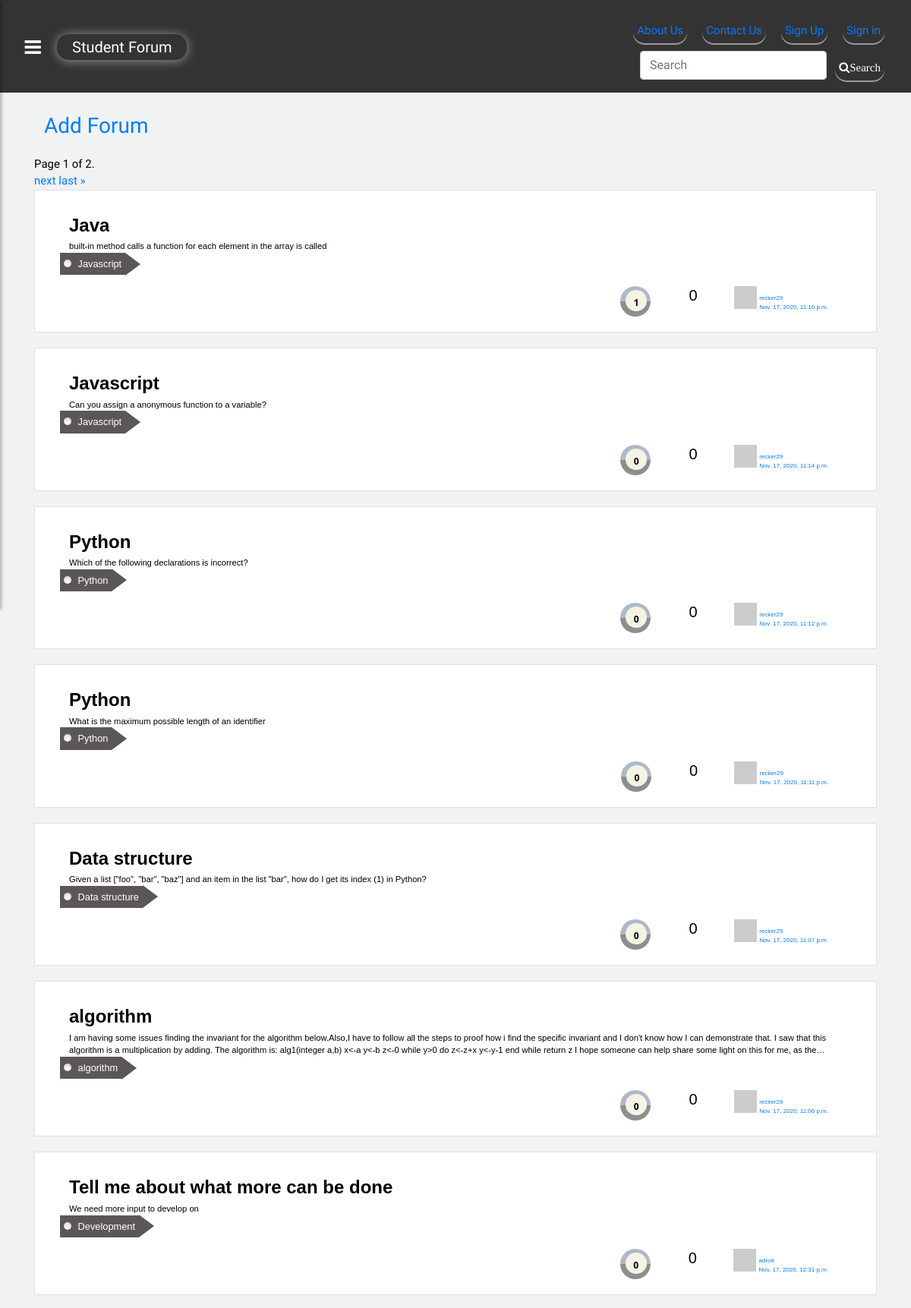
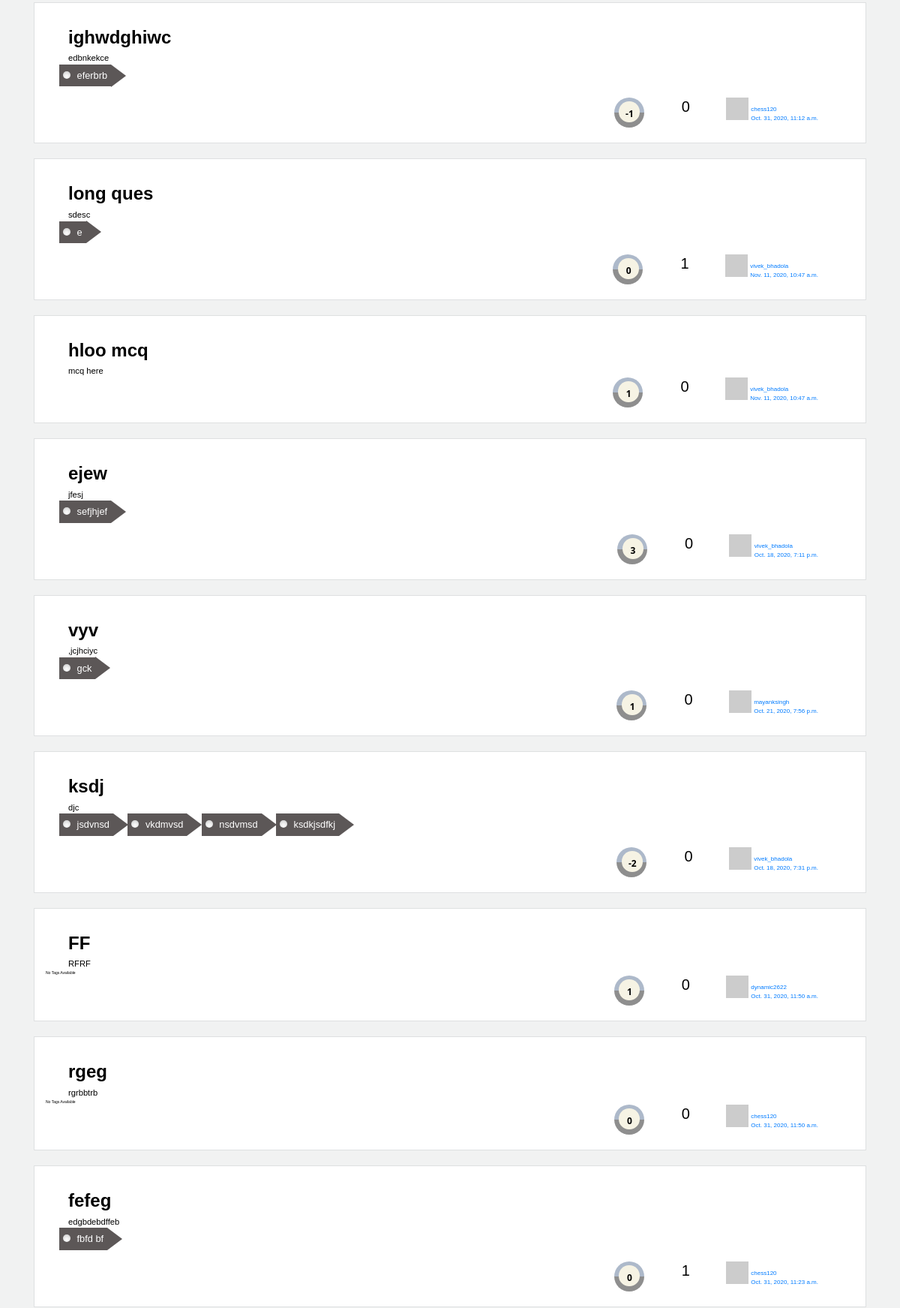
/home/ (upper part), run on the app's committed database (2 pictures, top to bottom).
### home/models.py (models this page shows, shortened)
class forum(models.Model):
    topic= models.CharField(max_length=300)
    description = models.CharField(max_length=1000,blank=True)
    link = models.CharField(max_length=100 ,null =True,default="null")
    date_created=models.DateTimeField(auto_now_add=True,null=True)
    updated_at = models.DateTimeField(auto_now=True,null=True)
    owner = models.ForeignKey(settings.AUTH_USER_MODEL, on_delete=models.CASCADE)
    type_code= models.CharField(max_length=1,default=3)
    ask= models.DecimalField(max_digits=1, decimal_places=0,blank=True,null=True)
    total=models.IntegerField(null=True,blank=True,default=0)
    favorites = models.ManyToManyField(settings.AUTH_USER_MODEL,through='Fav', related_name='favorite')

class forum_tags(models.Model):
    tags_access=models.ForeignKey(forum,on_delete=models.CASCADE,related_name="tag_access")
    tags_forum=models.CharField(max_length=50,blank=True,null=True)

class Profile(models.Model):
    user = models.OneToOneField(User,related_name="profile", on_delete=models.CASCADE)
    first_name = models.CharField(max_length=100, blank=True)
    last_name = models.CharField(max_length=100, blank=True)
    email = models.EmailField(max_length=150)
    phone = models.DecimalField(max_digits=10, decimal_places=0,null=True, blank=True)
    picture = models.BinaryField(null=True, blank=True, editable=True)
    content_type = models.CharField(max_length=256, null=True, blank=True, help_text='The MIMEType of the file')
    bio = models.TextField()
    github_link = models.URLField(max_length = 200, blank=True, null=True, default='http://null.html', editable=True)
    linkedin_link = models.URLField(max_length = 200, blank=True, null=True, default='http://null.html', editable=True)

### home/views.py (the view)
# urls.py: path('home/', views.ContentView.as_view(),name='content'),
class ContentView(View):
    def get(self, request) :
        print(request.get_host())
        host = request.get_host()
        islocal = host.find('localhost') >= 0 or host.find('127.0.0.1') >= 0
        strval = request.GET.get("search", False)
        if strval:
            query = Q(topic__contains=strval)
            query.add(Q(description__contains=strval), Q.OR)
            objects = forum.objects.filter(query).select_related().order_by('-updated_at')
            p=1
        else:
            objects = forum.objects.all().order_by('-updated_at')
            p=0
        paginator = Paginator(objects, 20)
        page_number = request.GET.get('page')
        page_obj = paginator.get_page(page_number)
        d=dict()
        for j in page_obj:
            try:
                vote, created = Vote.objects.get_or_create(userprofile=self.request.user,answer=j)
                d[j]=vote.votes
            except:
                pass
        dump_queries()
        favorites = list()
        if request.user.is_authenticated:
            rows = request.user.favorite.values('id')
            favorites = [ row['id'] for row in rows ]
        context = {
            'installed' : settings.INSTALLED_APPS,
            'islocal' : islocal,
            'forums' : page_obj,
            'available': p,
            'favorites': favorites,
            'Votes':d
        }
        return render(request, 'home/content.html', context)

### home/utils.py (called while the page is built)
def dump_queries() :
    qs = connection.queries
    for q in qs:
        print(q)

### home/templates/home/content.html (shortened to what this page needs)
{% extends "index.html" %}
{% block content %}
<button type="button" id="addForum" class=" btn btn-default col-xs-6"><h3><a href={% url 'home:addForum' %} >Add Forum</a></h3></button>
    <br><br>
<div  class="pagination">
    <span class="step-links" >
        <span class="current">
            Page {{ forums.number }} of {{ forums.paginator.num_pages }}.
        </span>
        {% if forums.has_next %}
            <a href="?page={{ forums.next_page_number }}" >next</a>
            <a href="?page={{ forums.paginator.num_pages }}" >last &raquo;</a>
        {% endif %}
    </span>
</div>
{% if user.is_authenticated %}
{% for topic,vote in Votes.items %}
<div class="forum container-fluid" id="forum-{{topic.id}}">
        <div class="row myrow_1">
            <div class="col-8">
                <form method="POST" >
                {% csrf_token %}
                    <h2 class="forum_topic" ><a type='submit' href="{%  url 'home:comment' topic.id %}"><b>{{topic.topic}}</b></a></h2>
                </form>
            </div>
            <div class="dropdown col ">
                <button  id="dropbtn{{topic.id}}" class="dropbtn"><i class="fa fa-align-justify" style="
                    position: absolute;
                    right: 15px;top:5px;">
                </i></button>
                <div id="myDropdown{{topic.id}}" class="dropdown-content drop_{{topic.id}}" style="display: none;font-size: 0.8rem;position: absolute;
                    right: 40px;top:5px;">
                    <a data-toggle="modal" data-target="#link{{topic.id}}"><i class="fa fa-facebook" style="color: #3B5998;margin: 0px 16px 0px 0px;"></i>Share
                        Link
                    </a>
                    <a href="#"><i class="fa fa-flag" style="margin: 0px 10px 0px 0px;
                        color: red;
                    "></i>Report Question</a>
                </div>
            </div>
            <div class="modal fade" id="link{{topic.id}}" tabindex="-1" role="dialog" aria-labelledby="linklabel" aria-hidden="true">
              <div class="modal-dialog" role="document">
                <div class="modal-content">
                  <div class="modal-header">
                    <h5 class="modal-title" id="exampleModalLabel">Modal title</h5>
                    <button type="button" class="close" data-dismiss="modal" aria-label="Close">
                      <span aria-hidden="true">&times;</span>
                    </button>
                  </div>
                  <div class="modal-body">
                    <p>"https://dynamic2622.pythonanywhere.com{%  url 'home:comment' topic.id %}"</p>
                  </div>
                  <div class="modal-footer">
                    <button type="button" class="btn btn-secondary" data-dismiss="modal">Close</button>
                    <button type="button" class="btn btn-primary" onclick="Copytext('hello world')">Copy Link</button>
                  </div>
                </div>
              </div>
            </div>
            <script>
                $('#dropbtn{{topic.id}}').on('click',function() {
                    $("#myDropdown{{topic.id}}").toggle();
                });
            </script>
        </div>
        <br>
        <div class="row myrow_3">
            <div class="col">
                <p class="description">
                    {{topic.description}}
                </p>
            </div>
        </div>
        <div class="row ">
            <div style="margin-left:15px" class="col">
                {%for tag in topic.tag_access.all%}
                    {% if tag.tags_forum != "" %}
                        <a href="#" class="tag">
                            <span class="arrow"></span>
                            {{tag.tags_forum}}
                        </a>
                    {% else %}
                        <span style="font-size:2em;">No Tags Available</span>
                    {% endif %}
                {% endfor %}
            </div>
            <div class="col-5 col-md-3">
            </div>
        </div>
        <div class="d-flex flex-row-reverse myrow_4 ">
<script>
    $(document).ready(function () {
        var img = new Image();
        img.src=$('#dp-{{topic.id}}').attr('src');
        img.onerror=function(){
            var s="https://ui-avatars.com/api/?name=" + "{{topic.owner.first_name}}" + "+" + "{{topic.owner.last_name}}" + "&size=256";
            $('#dp-{{topic.id}}').attr("src",s);
        }
    });
</script>
            <div class="askedby mr-5 " >
                <input type="image" class='photo' id="dp-{{topic.id}}" src="{%  url 'home:dp' topic.owner.profile.id  %}" style=" outline:none;
                  height:30px;
                  width:30px;" >
                <div class="blah">
                    <a href="{% url 'home:searchprofile' topic.owner.username %}">{{topic.owner}}</a><br><a href="#" class="time">{{topic.date_created}}</a>
                </div>
            </div>
            <div class='extra mr-5'>
            {% if user.is_authenticated %}
            <a  href="#" onclick=
                "favPost('{% url 'home:forum_unfavorite' topic.id %}', {{ topic.id }} );return false;"
                id="favorite_star_{{topic.id}}"
                {% if topic.id not in favorites %}
                    style="display:none;"
                {% endif %}>
                    <span>
                    <i class="fa fa-star fa-5x"  style="color: orange;"></i>
                    </span>
            </a>
            <a href="#" onclick=
                 "favPost('{% url 'home:forum_favorite' topic.id %}', {{ topic.id }} );return false;"
                id="unfavorite_star_{{topic.id}}"
                {% if topic.id in favorites %}
                    style="display:none;"
                {% endif %}>
                    <span>
                    <i class="fa fa-star-o fa-5x" ></i>
                    </span>
            </a>
            {% endif %}
            <h5 style="display:inline-block;margin-left:10px;">{{topic.discuss_access.count}}</h5>
            {% if topic.owner == user %}
                <a href="" onclick="return validate('{{topic.id}}','{% url 'home:delete_forum' topic.id %}');" style="display:inline-block;margin-left:10px;color:black"><i class="fa fa-trash fa-5x"></i></a>
                <a href="{% url 'home:forum_update' topic.id %}" style="display:inline-block;margin-left:10px;color:black"><i class="fa fa-edit fa-5x"></i></a>
            {% endif %}
            </div>
            <div class="vote roundrect">
                    <form  method="POST" class="form">
                        {% csrf_token %}
                        <div class="increment up" onclick="vote('{% url 'home:upvote' topic.id %}',{{vote}},{{topic.id}});" id="uv"></div>
                        <div class="increment down" id="dv" onclick="vote('{% url 'home:downvote' topic.id %}',{{vote}},{{topic.id}});" ></div>
                        <div class="count " id="count-{{topic.id}}">{{topic.total}}</div>
                    </form>
            </div>
        </div>
    </div>
{% endfor %}
{% else %}
{% for topic in forums %}
<div class="forum container-fluid" id="forum-{{topic.id}}">
        <div class="row myrow_1">
            <div class="col-8">
                <form method="POST" >
                    <h2 class="forum_topic" ><a type='submit' href="{%  url 'home:comment' topic.id%}"><b>{{topic.topic}}</b></a></h2>
                </form>
            </div>
            <div class="dropdown col ">
                <button  id="dropbtn{{topic.id}}" class="dropbtn"><i class="fa fa-align-justify" style="
                    position: absolute;
                    right: 15px;top:5px;">
                </i></button>
            </div>
        </div>
        <br>
        <div class="row myrow_3">
            <div class="col">
                <p class="description">
                    {{topic.description}}
                </p>
            </div>
        </div>
        <div class="row ">
            <div class="col">
                {%for tag in topic.tag_access.all%}
                    {% if tag.tags_forum  %}
                        <a href="#" class="tag">
                            <span class="arrow"></span>
                            {{tag.tags_forum}}
                        </a>
                    {% else %}
                        <span>No Tags Available</span>
                    {% endif %}
                {% endfor %}
            </div>
            <div class="col-5 col-md-3">
            </div>
        </div>
        <div class="d-flex flex-row-reverse myrow_4 ">
            <div class="askedby mr-5 " >
                <input type="image" class='photo' id="dp-{{topic.id}}" src="{%  url 'home:dp' topic.owner.profile.id  %}" style=" outline:none;
                  height:30px;
                  width:30px;" >
                <div class="blah">
                    <a href="#">{{topic.owner}}</a><br><a href="#" class="time">{{topic.date_created}}</a>
                </div>
            </div>
            <div class='extra mr-5'>
            <h5 style="display:inline-block;margin-left:10px;">{{topic.discuss_access.count}}</h5>
            </div>
            <div class="vote roundrect">
                    <form  method="POST" class="form">
                        <div class="increment up loi-modal" id="uv"></div>
                        <div class="increment down loi-modal" id="dv" ></div>
                        <div class="count " id="count-{{topic.id}}">{{topic.total}}</div>
                    </form>
            </div>
        </div>
    </div>
{% endfor %}
{% endif %}
{% endblock %}

### home/static/css/style.css (style rules this page uses)
body { font-family: 'Poppins', sans-serif; font-family: 'Alegreya', serif; font-family: 'Sansita', serif; font-size:5px ; min-height:100%; background-color: rgb(241, 242, 242); overflow-x: hidden; }
.btn { font-size:inherit; }
.current { display:block ; }
.pagination { font-size:3em; }

### home/templates/home/content.html (style rules this page uses)
.forum { font-family: 'Noto Sans JP', sans-serif; background-color: white; margin-bottom:20px; padding-top:20px; padding-bottom:20px; border-style: solid; border-width: 1px; border-color: #dee0e1; }
.forum .tag { display: inline-block; color: #fff; position: relative; padding: 5px 5px 5px 0px; text-decoration: none; -webkit-transition: right 0.2s ease-in; -moz-transition: right 0.2s ease-in; -ms-transition: right 0.2s ease-in; background: rgb(92, 87, 87); margin: 0px 0px 15px 18px; font-size: 0.8rem; }
.forum .tag:before { background: #fff; width: 10px; height: 10px; content: ""; display: inline-block; border-radius: 20px; box-shadow: inset 0px 2px 5px rgba(0, 0, 0, 0.2); margin: 0 5px 0 5px; }
.forum .tag:after { content: ""; width: 100%; height: 100%; box-shadow: inset 0px 5px 40px rgba(255, 255, 255, 0), 0px 0px 10px rgba(0, 0, 0, 0); position: absolute; left: 0; top: 0; }
.tag .arrow { display: inline-block; z-index: 25; pointer-events: none; position: absolute; -webkit-transition: right 0.2s ease-in; right: -20px; top: -0.40px; display: inline-block; border-top: 15px solid transparent; border-left: 20px solid rgb(92, 87, 87); border-bottom: 15px solid transparent; box-shadow: inset 0px 5px 40px rgb(92, 87, 87); }
.forum .askedby { height:30px; font-size: 0.8rem; }
.forum .dropbtn { color: white; cursor: pointer; float: right; border: none; background: none; outline: 0px; font-size: 1.5rem; float: left; }
.forum .dropdown { display: inline-block; position: relative; float: left; bottom: 12px; }
.forum .roundrect .up { border-radius: 100px 100px 0 0; height:50%; }
.forum .roundrect .down { border-radius: 0 0 100px 100px; height:50%; }
.forum .roundrect .count { border-radius: 50%; position: absolute; left: 37%; top: 33%; }
.forum .vote { display: flex; position: relative; flex-direction: column; font-family: "Noto Sans"; width: 2.5rem; height: 2.5rem; margin: 0rem 1.25rem; }
.forum .vote form { height:100%; }
.forum .increment { flex: 1 0 0; text-align: center; opacity: .5; transition: 0.3s; cursor: pointer; }
.forum .increment.up { background: rgba(86, 110, 146, 0.959); }
.forum .increment.down { background: rgb(31, 30, 30); }
.forum .count { position: absolute; border-radius: 0.1rem; background: #F6F3E4; width: 0.75rem; font-size: 0.75rem; font-weight: bold; text-align: center; box-shadow: 0 0 0 0.5rem #F6F3E4; pointer-events: none; height: 0.75rem; }
.forum .forum_topic { margin: 12px 0px 0px 30px; color: white; font-size: 1rem; }
.forum .forum_topic b { overflow-x:hidden; overflow: hidden; text-overflow: ellipsis; display: -webkit-box; -webkit-line-clamp: 1; -webkit-box-orient: vertical; }
.forum .description { font-size: larger; margin: 0px 30px 0px 30px; font-size: 0.7rem; overflow-x:hidden; overflow: hidden; text-overflow: ellipsis; display: -webkit-box; -webkit-line-clamp: 2; -webkit-box-orient: vertical; }
.forum .forum_topic a { font-size: 1.5rem; color:black; }
.forum .myrow_1 { max-height: 38px; }
.forum .myrow_4 { max-height: 60px; }
.forum .blah { font-size:0.5rem; display:inline-block; }
.forum .extra { margin-left:20px; }

### data on the page
forum: topic "Java", description "built-in method calls a function for each element in the array is called", owner "recker29", date_created "Nov. 17, 2020, 11:16 p.m.", discuss_access.count "0", total "1"
forum_tags: tags_forum "Javascript"
forum: topic "Javascript", description "Can you assign a anonymous function to a variable?", owner "recker29", date_created "Nov. 17, 2020, 11:14 p.m.", discuss_access.count "0", total "0"
forum_tags: tags_forum "Javascript"
forum: topic "Python", description "Which of the following declarations is incorrect?", owner "recker29", date_created "Nov. 17, 2020, 11:12 p.m.", discuss_access.count "0", total "0"
forum_tags: tags_forum "Python"
forum: topic "Python", description "What is the maximum possible length of an identifier", owner "recker29", date_created "Nov. 17, 2020, 11:11 p.m.", discuss_access.count "0", total "0"
forum_tags: tags_forum "Python"
forum: topic "Data structure", description "Given a list [\"foo\", \"bar\", \"baz\"] and an item in the list \"bar\", how do I get its index (1) in Python?", owner "recker29", date_created "Nov. 17, 2020, 11:07 p.m.", discuss_access.count "0", total "0"
forum_tags: tags_forum "Data structure"
forum: topic "algorithm", description "I am having some issues finding the invariant for the algorithm below.Also,I have to follow all the steps to proof how i find the specific invariant and I don't know how I can demonstrate that. I saw that this algorithm is a multiplication by adding. The algorithm is: alg1(integer a,b) x<-a y<-b z<-0 while y>0 do z<-z+x y<-y-1 end while return z I hope someone can help share some light on this for me, as…", owner "recker29", date_created "Nov. 17, 2020, 11:06 p.m.", discuss_access.count "0", total "0"
forum_tags: tags_forum "algorithm"
forum: topic "Tell me about what more can be done", description "We need more input to develop on", owner "adroit", date_created "Nov. 17, 2020, 12:31 p.m.", discuss_access.count "0", total "0"
forum_tags: tags_forum "Development"
forum: topic "ighwdghiwc", description "edbnkekce", owner "chess120", date_created "Oct. 31, 2020, 11:12 a.m.", discuss_access.count "0", total "-1"
forum_tags: tags_forum "eferbrb"
forum: topic "long ques", description "sdesc", owner "vivek_bhadola", date_created "Nov. 11, 2020, 10:47 a.m.", discuss_access.count "1", total "0"
forum_tags: tags_forum "e"
forum: topic "hloo mcq", description "mcq here", owner "vivek_bhadola", date_created "Nov. 11, 2020, 10:47 a.m.", discuss_access.count "0", total "1"
forum: topic "ejew", description "jfesj", owner "vivek_bhadola", date_created "Oct. 18, 2020, 7:11 p.m.", discuss_access.count "0", total "3"
forum_tags: tags_forum "sefjhjef"
forum: topic "vyv", description ",jcjhciyc", owner "mayanksingh", date_created "Oct. 21, 2020, 7:56 p.m.", discuss_access.count "0", total "1"
forum_tags: tags_forum "gck"
forum: topic "ksdj", description "djc", owner "vivek_bhadola", date_created "Oct. 18, 2020, 7:31 p.m.", discuss_access.count "0", total "-2"
forum_tags: tags_forum "jsdvnsd"
forum_tags: tags_forum "vkdmvsd"
forum_tags: tags_forum "nsdvmsd"
forum_tags: tags_forum "ksdkjsdfkj"
forum: topic "FF", description "RFRF", owner "dynamic2622", date_created "Oct. 31, 2020, 11:50 a.m.", discuss_access.count "0", total "1"
forum_tags: tags_forum "No Tags Available"
forum: topic "rgeg", description "rgrbbtrb", owner "chess120", date_created "Oct. 31, 2020, 11:50 a.m.", discuss_access.count "0", total "0"
forum_tags: tags_forum "No Tags Available"
forum: topic "fefeg", description "edgbdebdffeb", owner "chess120", date_created "Oct. 31, 2020, 11:23 a.m.", discuss_access.count "1", total "0"
forum_tags: tags_forum "fbfd bf"

### other printed values
{{ forums.number }} "1"
{{ forums.paginator.num_pages }} "2"
